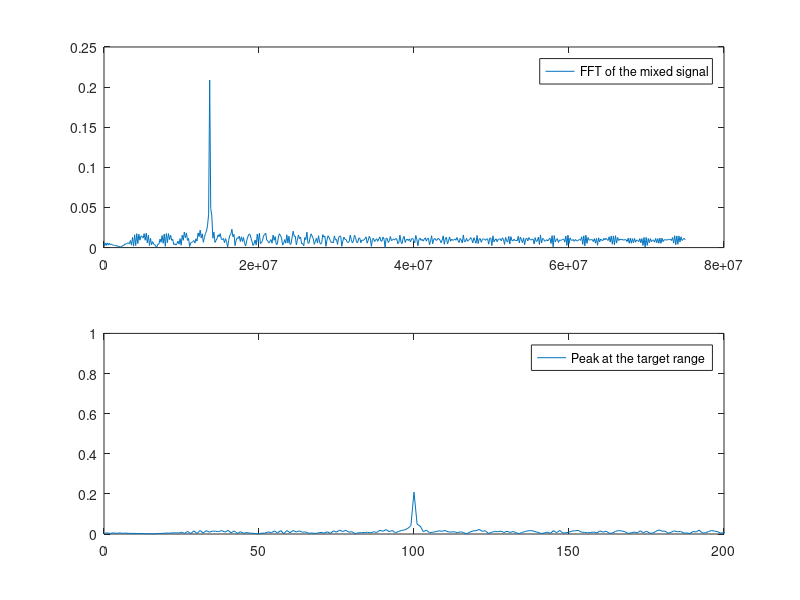
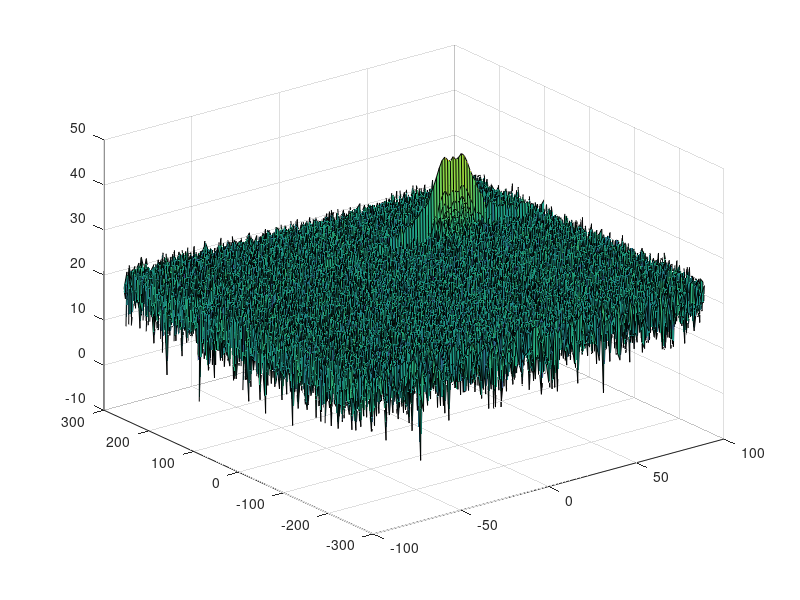

Source code (MATLAB) for these figures, in order: (Note: this script raises an error after producing the figures.)
clear all
clc;

%% Radar Specifications 
%%%%%%%%%%%%%%%%%%%%%%%%%%%
% Frequency of operation = 77GHz
% Max Range = 200m
% Range Resolution = 1 m
% Max Velocity = 100 m/s (chapter its 70 m/s 
% Velocity Resulution  = 3 m/s
%%%%%%%%%%%%%%%%%%%%%%%%%%%

%speed of light = 3e8
c = 3e8;
Rres = 1; %Resolution of the Radar
RMax = 200;

%% User Defined Range and Velocity of target
% *%TODO* :
% define the target's initial position and velocity. Note : Velocity
% remains contant
% Innitial velocity = constant = TargetValocity
% Target range is reducing (since the radar is assumed to accelerate
% towards the Target vehicle
TargetRange = 100; 
TargetValocity = 50;

%% FMCW Waveform Generation

% *%TODO* :
% Design the FMCW waveform by giving the specs of each of its parameters.
% Calculate the Bandwidth (B), Chirp Time (Tchirp) and Slope (slope) of the FMCW
% chirp using the requirements above.

B = c/(2*Rres); %Bandwidth of the radar for 1 m resulution
Tchirp = 5.5*2*RMax/c; % Chirp Time   
AlphaSlope = B/Tchirp; % Chirp Slope

%Operating carrier frequency of Radar 
fc= 77e9;             %carrier freq
                                                          
%The number of chirps in one sequence. Its ideal to have 2^ value for the ease of running the FFT
%for Doppler Estimation. 
Nd=128;                   % #of doppler cells OR #of sent periods % number of chirps

%The number of samples on each chirp. 
Nr=1024;                  %for length of time OR # of range cells

% Timestamp for running the displacement scenario for every sample on each
% chirp
t=linspace(0,Nd*Tchirp,Nr*Nd); %total time for samples


%Creating the vectors for Tx, Rx and Mix based on the total samples input.
Tx=zeros(1,length(t)); %transmitted signal
Rx=zeros(1,length(t)); %received signal
Mix = zeros(1,length(t)); %beat signal

%Similar vectors for range_covered and time delay.
r_t=zeros(1,length(t));
td=zeros(1,length(t));


%% Signal generation and Moving Target simulation
% Running the radar scenario over the time. 

for i=1:length(t)     
    
    % *%TODO* :
    %For each time stamp update the Range of the Target for constant velocity. 
    % Range of the vehicle Innitial range + m 
    r_t(i) = TargetRange + TargetValocity * t(i);
    
    %Todo, to verify if it is - or + the target range (Closing in or out)
    
    %Delayed version of the signal would be the time travel by the signal 
    td(i) = 2 * r_t(i)/c;
    
    TTravelDelay = t(i) - td(i); 
    
    % *%TODO* :
    %For each time sample we need update the transmitted and
    %received signal. 
    Tx(i) = cos(2*pi*((fc*t(i))+ (AlphaSlope*t(i)*t(i)/2)));
    Rx(i) = cos(2*pi*((fc*(TTravelDelay)) + AlphaSlope* (TTravelDelay*TTravelDelay)/2));
    
    % *%TODO* :
    %Now by mixing the Transmit and Receive generate the beat signal
    %This is done by element wise matrix multiplication of Transmit and
    %Receiver Signal
    Mix(i) = Tx(i)*Rx(i);
    
end

%% RANGE MEASUREMENT

% *%TODO* :
% Reshape the vector into Nr*Nd array. Nr and Nd here would also define the size of
% Range and Doppler FFT respectively.
Mix=reshape(Mix,[Nr,Nd]);

 % *%TODO* :
%run the FFT on the beat signal along the range bins dimension (Nr) and
%normalize.
Y = fft(Mix,Nr);

%Todo: Chirp time * Bandwidth (Time Bandwidth product, for estimation of length of the FFT) 
L = Tchirp * B;
%L = Nr; 

%TODO* :
% Take the absolute value of FFT output
% Taking half the samples and and Normalizing and taking absolute
signal_fft = abs(Y(1:(L/2)+1)/L);

%TODO: making the samples equal to the length of the signal 
f = B*(0:(L/2))/L;

%plotting the FFT and the range
figure ('Name','Range from First FFT');
subplot(2,1,1);
plot(f,signal_fft);
legend('FFT of the mixed signal'); 
R = (c*Tchirp*f)/(2*B);
subplot(2,1,2);
plot(R,signal_fft);
legend('Peak at the target range'); 

axis ([0 200 0 1]);

%% RANGE DOPPLER RESPONSE
% The 2D FFT implementation is already provided here. This will run a 2DFFT
% on the mixed signal (beat signal) output and generate a range doppler
% map.You will implement CFAR on the generated RDM

% Range Doppler Map Generation.

% The output of the 2D FFT is an image that has reponse in the range and
% doppler FFT bins. So, it is important to convert the axis from bin sizes
% to range and doppler based on their Max values.

Mix=reshape(Mix,[Nr,Nd]);

% 2D FFT using the FFT size for both dimensions.
sig_fft2 = fft2(Mix,Nr,Nd);

% Taking just one side of signal from Range dimension.
sig_fft2 = sig_fft2(1:Nr/2,1:Nd);
sig_fft2 = fftshift (sig_fft2);
RDM = abs(sig_fft2);
RDM = 10*log10(RDM) ;

%use the surf function to plot the output of 2DFFT and to show axis in both
%dimensions
doppler_axis = linspace(-100,100,Nd);
range_axis = linspace(-200,200,Nr/2)*((Nr/2)/400);
figure ('Name','Dopler from Second FFT'),surf(doppler_axis,range_axis,RDM);

%% CFAR implementation

%Slide Window through the complete Range Doppler Map

% *%TODO* :
%Select the number of Training Cells in both the dimensions.

% 1. Determine the number of Training cells for each dimension Tr and Td. 
% Similarly, pick the number of guard cells Gr and Gd.

Tr = 10;    %Training Range
Td = 3;    %Training Doppler
Gr = 2;     %Guard Range
Gd = 2;     %Guard Doppler

% *%TODO* :
% offset the threshold by SNR value in dB
Offset = 7;

% 2. Slide the Cell Under Test (CUT) across the complete cell matrix
% Select the grid that includes the training, guard and test cells. 
% Grid Size = (2Tr+2Gr+1)(2Td+2Gd+1).

%Total cell count for averaging
TotalCellCount = (2*Tr+2*Gr+1)*(2*Td+2*Gd+1) - (2*Gr+1)*(2*Gd+1);
 

% *%TODO* :
%Create a vector to store noise_level for each iteration on training cells
%changed to just a vlaue 
TrainingSum = 0; 


%CFAR Signal value 
CFARSignal = zeros(Nr/2,Nd);

% *%TODO* :
%design a loop such that it slides the CUT across range doppler map by
%giving margins at the edges for Training and Guard Cells.


for j = 1:(Nr/2)-(2*(Gd+Td))
    %Starting the CUT Y from j + Gd + Td index
    CutYIndex = j + Td + Gd;
    
    for i = 1:(Nd-2*(Gr+Tr))        
        
        %Starting the CUT X from i + Gr + Tr index
        CutXIndex = i + Tr + Gr;
        
        % ***ttttttttt***| A: Indexes for Section A 
        % ***ttttttttt***| CutXIndex-Tr-Gr:1:CutXIndex+Gr+Tr X CutYIndex-Td-Gd:1:CutYIndex-Gd-1 
        % ***ttttttttt***| 
        % ***ttttttttt***| 
        % ***ttgggggtt***| B: Indexes for Section B 
        % ***ttggCggtt***| CutXIndex-Tr-Gr:1:CutXIndex-Gr-1 X CutYIndex-Gd:1:CutYIndex+Gd
        % ***ttgggggtt***| CutXIndex+Gr+1:1:CutXIndex+Tr+Gr X CutYIndex-Gd:1:CutYIndex+Gd
        % ***ttttttttt***|
        % ***ttttttttt***| C: Indexes for Section C 
        % ***ttttttttt***| CutXIndex-Tr-Gr:1:CutXIndex+Gr+Tr X CutYIndex+Gd+1:1:CutYIndex+Td+Gd
        % ***ttttttttt***| 
        
        %A + C portion :
        TrainingIndexX_AC   = CutXIndex-Tr-Gr:1:CutXIndex+Gr+Tr; 
        TrainingIndexY_A    = CutYIndex-Td-Gd:1:CutYIndex-Gd-1; 
        TrainingIndexY_C    = CutYIndex+Gd+1:1:CutYIndex+Td+Gd;
        
        %B portion 
        LagTraningIndexX_B  = CutXIndex-Tr-Gr:1:CutXIndex-Gr-1;
        LeadTraningIndexX_B = CutXIndex+Gr+1:1:CutXIndex+Gr+Tr;
        TrainingIndexY_B    = CutYIndex-Gd:1:CutYIndex+Gd;
        
        TrainingXIndexA = [ TrainingIndexX_AC ];
        TrainingYIndexA = [ TrainingIndexY_A ];
        
        TrainingXIndexB = [ LagTraningIndexX_B LeadTraningIndexX_B];
        TrainingYIndexB = [ TrainingIndexY_B ];
        
        TrainingXIndexC = [ TrainingIndexX_AC ];
        TrainingYIndexC = [ TrainingIndexY_C ];        
      
        
        %Calculating the sum of the training
        TrainingSum = sum(db2pow(RDM(TrainingYIndexA, TrainingXIndexA)),'all');
        TrainingSum = TrainingSum + sum(db2pow(RDM(TrainingYIndexB, TrainingXIndexB)),'all');
        TrainingSum = TrainingSum + sum(db2pow(RDM(TrainingYIndexC, TrainingXIndexC)),'all');        
      
       
        % Sum all the cells and devide by total number of cells 
        % 5. Measure and average the noise across all the training cells. 
        % This gives the threshold
        AverageNoise = TrainingSum/TotalCellCount;

        
        % 6. Add the offset (if in signal strength in dB) to the threshold to keep 
        % the false alarm to the minimum.    
        AverageNoise = pow2db(AverageNoise) + Offset;
        AverageNoise = db2pow(AverageNoise); 
        
        % 7. Determine the signal level at the Cell Under Test.

        % 8. If the CUT signal level is greater than the Threshold, assign a value 
        % of 1, else equate it to zero.


        % 9. Since the cell under test are not located at the edges, due to the 
        % training cells occupying the edges, we suppress the edges to zero. 
        % Any cell value that is neither 1 nor a 0, assign it a zero.
        
        % *%TODO* :
        % The process above will generate a thresholded block, which is smaller 
        %than the Range Doppler Map as the CUT cannot be located at the edges of
        %matrix. Hence,few cells will not be thresholded. To keep the map size same
        % set those values to 0. 
       
        CUTSignalValue = db2pow(RDM(CutYIndex, CutXIndex));
        if (CUTSignalValue <= AverageNoise)
            CUTSignalValue = 0;
        else 
            CUTSignalValue = 1;
        end         

        %Appending the CUT signal value
        CFARSignal(CutYIndex,CutXIndex) = CUTSignalValue; 

    end 
end


% *%TODO* :
%display the CFAR output using the Surf function like we did for Range
%Doppler Response output.
figure ('Name','2D CFAR'),surf(doppler_axis,range_axis,CFARSignal);
colorbar;


 
 